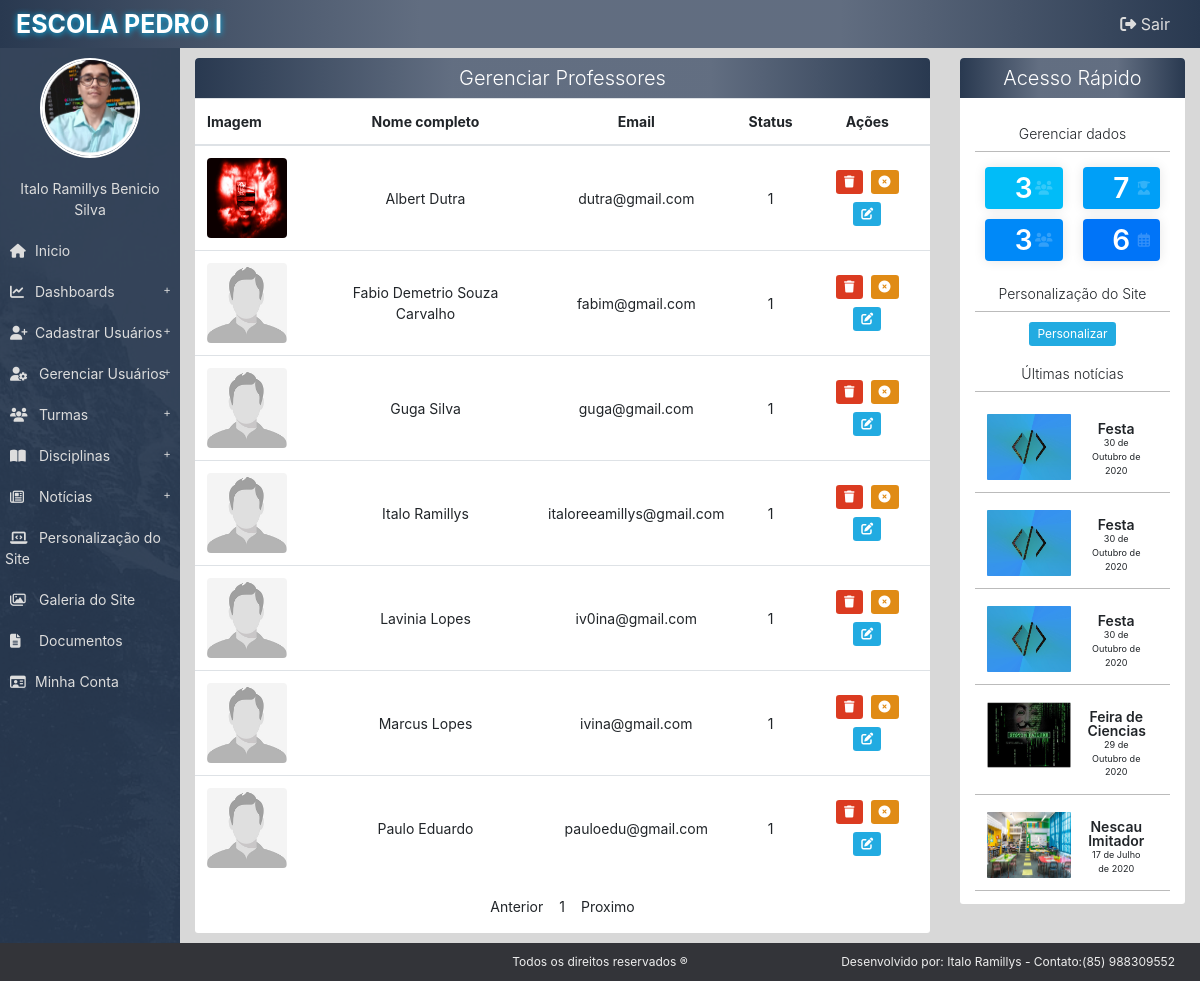
Before: /painel/admin/gerenciar_professor (signed in) with the older database file.
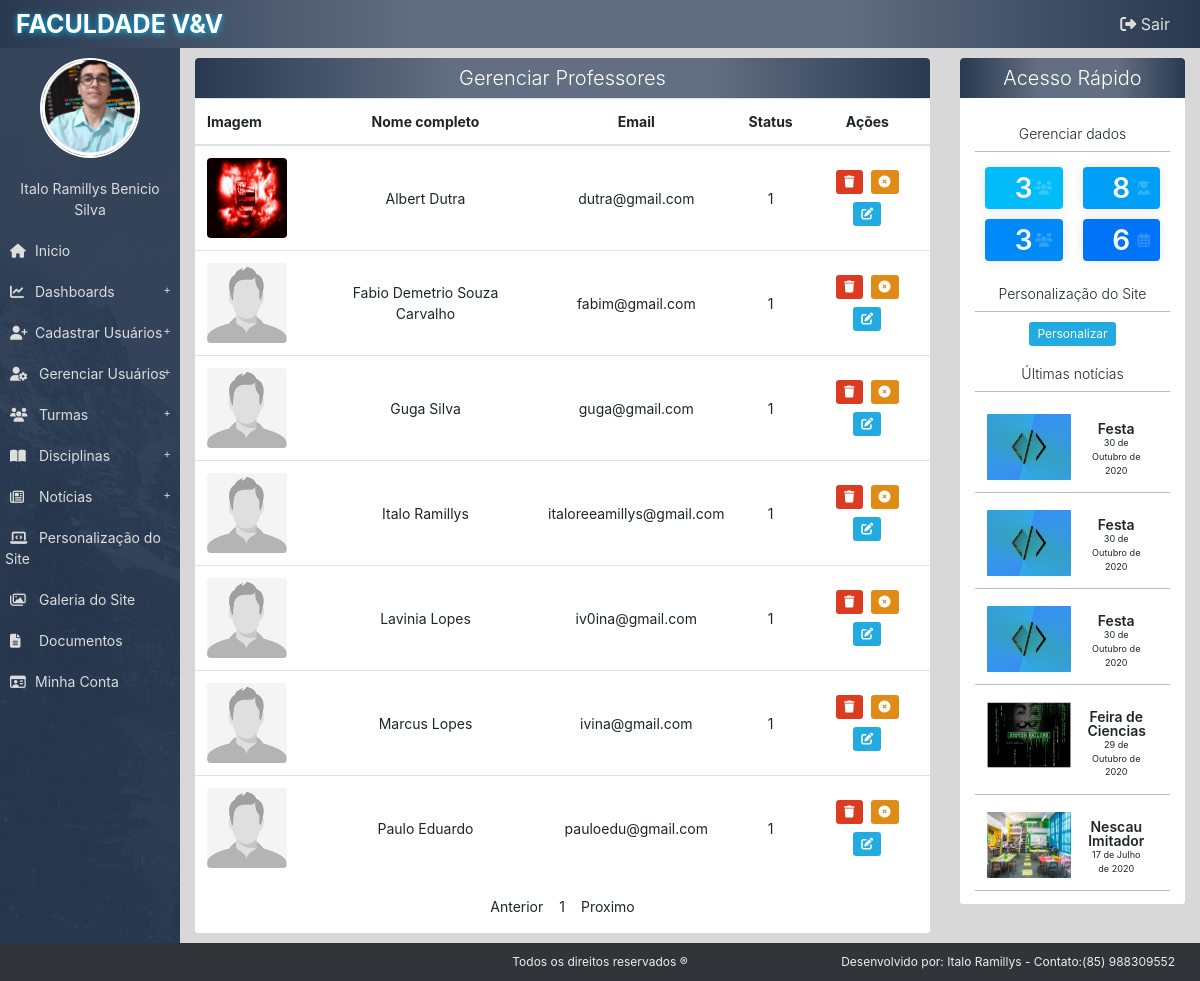
After: the same page with the newer database file.
### tables this page shows
CREATE TABLE `config` (
  `title_site` varchar(25) NOT NULL,
  `img_school` varchar(200) NOT NULL,
  `img_featured_1` mediumtext NOT NULL,
  `img_featured_2` mediumtext NOT NULL,
  `img_featured_3` mediumtext NOT NULL,
  `desc_school` varchar(3000) NOT NULL,
  `phone_school_1` text NOT NULL,
  `phone_school_2` text DEFAULT NULL,
  `phone_school_3` text DEFAULT NULL,
  `img_local` mediumtext DEFAULT NULL,
  `txt_img_1` varchar(400) NOT NULL,
  `txt_img_2` varchar(400) NOT NULL,
  `txt_img_3` varchar(400) NOT NULL,
  `style` int(11) NOT NULL,
  `id_config` int(11) NOT NULL
);

### painel/admin/gerenciar_professor.php (the view, shortened to what the changed rows need)
<div class="container">
    <div class="row">
        <div class="col-md-9 col-12">
            <div class="box">
                <header class="div-title-box">
                    <h1 class="title-box-main  d-flex justify-content-center">Gerenciar Professores</h1>
                </header>
                <div class="table-data">
                    <?php
                    if(isset($configUrl[2])){
                        $page = $configUrl[2];
                    }else{
                        $page = 1;
                    }
                    $limit = 10;
                    $query_total = "select count(*) from user where type = 1";
                    $stmt_total = $conn->query($query_total);
                    $row_total = $stmt_total->fetch(PDO::FETCH_NUM);
                    $max_pages = ceil($row_total[0]/$limit);
                    if(($page > 0) && ($page <= $max_pages)){
                        $offset = ($page - 1)*$limit;
                        $query = "select * from user where type = 1 order by name, last_name limit " . $limit . " offset " . $offset;
                        $stmt = $conn->query($query);
                        if($page > 1){
                            $has_before = "<a href='{$configBase}/admin/gerenciar_aluno/" . ($page - 1) . "' class=>Anterior</a>";
                        }else{
                            $has_before = "<p>Anterior</p>";
                        }
                        if(($page + 1) <= $max_pages){
                            $has_after = "<a href='{$configBase}/admin/gerenciar_aluno/" . ($page + 1) . "' class=>Próximo</a>";
                        }else{
                            $has_after = "<p>Proximo</p>";
                        }
                    if($stmt->rowCount() > 0) {
                            $res = "<section>";
                            $res .= "<table id='table-scroll' class='table table-hover'><thead><tr><th>Imagem</th><th class='text-center'>Nome completo</th><th class='text-center'>Email</th><th class='text-center'>Status</th><th class='text-center'>Ações</th></tr></thead><tbody>";
                            while ($row = $stmt->fetch(PDO::FETCH_ASSOC)) {
                                    $img = $row['img_profile'];
                                    $name = $row['name'];
                                    $last_name = $row['last_name'];
                                    $email = $row['email'];
                                    $id_get = $row['id'];
                                    $status = $row['status'];
                                    $user = $row['login'];
                                    $id_cript_to_del = password_hash($id_get, PASSWORD_DEFAULT, array('cost' => 10));
                                    $id_cript_to_up = password_hash($id_get, PASSWORD_DEFAULT, array('cost' => 5));
                                    $name_img = $row['img_profile'];
                                    $imagem = render_img(__DIR__."/../../img/".$img,
                                                        "{$configBase}/../img/".$name_img,
                                                        "{$configBase}/../img/padrao/img-profile-default.jpg",
                                                        '',
                                                        'rounded',
                                                        80,
                                                        80
                                                        );
                                    $is_disable = "";
                                    if(!$status){
                                        $is_disable = "<button class='btn btn-sm m-1 reactivate btn-success' id={$id_cript_to_up} email-data={$email} data-toggle='tooltip' data-placement='top' title='Reativar usuário' {$is_disable}><i class='fas fa-undo'></i></button>";
                                    }else{
                                        $is_disable = "<button class='btn btn-sm m-1 disable-btn btn-warn' id={$id_cript_to_up} email-data={$email} data-toggle='tooltip' data-placement='top' title='Desativar usuário' {$is_disable}><i class='fas fa-times-circle'></i></button>";
                                    }
                                    $res .= "<tr id='student-" . $user ."'><td>{$imagem}</td><td class='text-center'> ".$name." ".$last_name." </td><td class='text-center'> ".$email." </td><td class='text-center'> ".$status." </td><td class='text-center'><button class='btn btn-sm m-1 btn-error delete' id={$id_cript_to_del} email-data={$email} data-toggle='tooltip' data-placement='top' title='Deletar usuário'><i class='fas fa-trash'></i></button>{$is_disable}<a href='{$configBase}/admin/editar_conta/".$user."' class='btn btn-sm btn-primary m-1' data-toggle='tooltip' data-placement='top' title='Editar usuário'><i class='fas fa-edit'></i></a></td></tr>";
                                }
                            $res .= "</tbody></table></section>
                                    <div>
                                    </div>
                            <script type='text/javascript'>
                                $('.confirmation').on('click', function () {
                                    return confirm('Deseja realmente excluir?');
                                });
                            </script> ";
                            $res .= "<div class='col-12 d-flex justify-content-center my-3'> " . $has_before . " <p class='mx-3'> " . $page . " </p> " . $has_after . " </div>";
                            echo $res;
                        } else {
                            echo "Nenhum(a) " .$table. "  cadastrado(a) nesta escola";
                        }
                    }else{
                        echo "<div class='col-12 py-3'>A página desejada não está disponível</div>";
                    }
                    ?>
                </div>
            </div>
        </div>
        <div class="col-md-3">
            <?php require_once 'sidebar.php'; ?>
        </div>
    </div>
</div>

### painel/profile.php (shortened to what the changed rows need)
<header class='top'>
	<div class='container-top pl-3 py-2'>
        <div class='row' style='width: 100%;'>
    	    <div class='col-md-4 col-12 d-flex align-items-center justify-content-center justify-content-md-start'>
            	<header><h1  class='logo-text'><?=$title_site?></h1></header>
    	    </div>
        </div>
    </div>
</header>

### painel/sidebar.php (shortened to what the changed rows need)
<div class="box" id="sidebar">
    <div class="div-title-box">
        <h1 class="title-box-main  d-flex justify-content-center">Acesso Rápido</h1>
    </div>
    <div class="container py-2">
    	<?php
    	if($_SESSION['type'] == 2):
			$query2 = 'select count(*) from user where type = 0';
			$stmt2 = $conn->query($query2);
			$row2 = $stmt2->fetch(PDO::FETCH_NUM);
			$count_aluno = $row2[0];
			$query3 = 'select count(*) from user where type = 2';
			$stmt3 = $conn->query($query3);
			$row3 = $stmt3->fetch(PDO::FETCH_NUM);
			$count_adm = $row3[0];
			$query4 = 'select count(*) from news';
			$stmt4 = $conn->query($query4);
			$row4 = $stmt4->fetch(PDO::FETCH_NUM);
			$count_ntc = $row4[0];
		?>
			<div class='row'>
				<div class="col-12">
					<p class='title-sidebar w-100 justify-content-center'>Gerenciar dados</p>
				</div>
			</div>
		    <div class='row'>
		    <div class="col-12 d-flex flex-wrap">
		    	<div class='box-dash' data-toggle="tooltip" data-placement="top" title="Professores">
		          <a href='<?= "{$configBase}/admin/gerenciar_professor" ?>'>
		            <article class='box-count rounded' id="box-dash-prof">
		              <div class='number-count'>
		                    <?="{$count_adm}"?>
		                  </div>
		                  <div class="icon-count">
		                    <i class='fas fa-users'></i>
		                  </div>
		            </article>
		          </a>
		        </div>
		        <div class='box-dash' data-toggle="tooltip" data-placement="top" title="Alunos">
		          <a href='<?= "{$configBase}/admin/gerenciar_aluno" ?>'>
		            <article class='box-count rounded' id="box-dash-aluno">
		              <div class='number-count'>
		                    <?="{$count_aluno}"?>
		                  </div>
		                  <div class="icon-count">
		                    <i class='fas fa-user-graduate'></i>
		                  </div>
		            </article>
		          </a>
		        </div>
		        <div class='box-dash' data-toggle="tooltip" data-placement="top" title="Administradores">
		          <a href='<?= "{$configBase}/admin/gerenciar_adm" ?>'>
		            <article class='box-count rounded' id="box-dash-adm">
		              <div class='number-count'>
		                    <?="{$count_adm}"?>
		                  </div>
		                  <div class="icon-count">
		                    <i class='fas fa-users'></i>
		                  </div>
		            </article>
		          </a>
		        </div>
		        <div class='box-dash' data-toggle="tooltip" data-placement="top" title="Notícias">
		          <a href='<?= "{$configBase}/admin/gerenciar_noticia" ?>'>
		            <article class='box-count rounded' id="box-dash-noticia">
		              <div class='number-count'>
		                    <?="{$count_ntc}"?>
		                  </div>
		                  <div class="icon-count">
		                    <i class='far fa-calendar-alt'></i>
		                  </div>
		            </article>
		          </a>
		        </div>
		    	</div>
		    </div>
			<div class='row'>
		  		<div class="col-12">
		  			<p class='title-sidebar w-100 justify-content-center'>Personalização do Site</p>
			  	</div>
			  	<div class="col-12">
			  		<div class="row justify-content-center">
			  			<a class='btn btn-primary btn-sm' href='<?="{$configBase}/admin/customizacao_site"?>'>Personalizar</a>
			  		</div>
			  	</div>
			</div>
	<?php
		endif;
	?>
	</div>
</div>

Changed rows visible on the page:
changed config: title_site "ESCOLA PEDRO I" → "FACULDADE V&V"
Other visible differences:
$count_aluno: "7" → "8"
